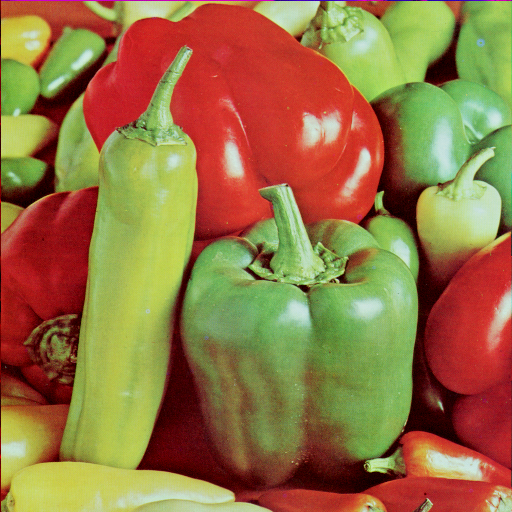
#> input picture data/peppers.tiff, 512 x 512 px
$ jupyter execute image_preprocessing.ipynb   (shell and % lines are left out)
#> lines starting #> are read from the running program, lines starting #| are printed output that depends on the picture
# Image Preprocessing

Dataset source: https://sipi.usc.edu/database/database.php?volume=misc

[cell 1]
from matplotlib import pyplot as plt


def display_cv2_image(img):
    plt.imshow(img, cmap="gray")
    plt.show()

## Loading and converting images

[cell 2]
import cv2

img = cv2.imread("../../data/peppers.tiff")
#> img is the input picture: shape (512, 512, 3); mean B, G, R 66.5, 115.6, 149.8
display_cv2_image(img)

### Converting between color spaces

[cell 3]
rgb_img = cv2.cvtColor(img, cv2.COLOR_BGR2RGB)
display_cv2_image(rgb_img)

[cell 4]
gray_img = cv2.cvtColor(img, cv2.COLOR_BGR2GRAY)
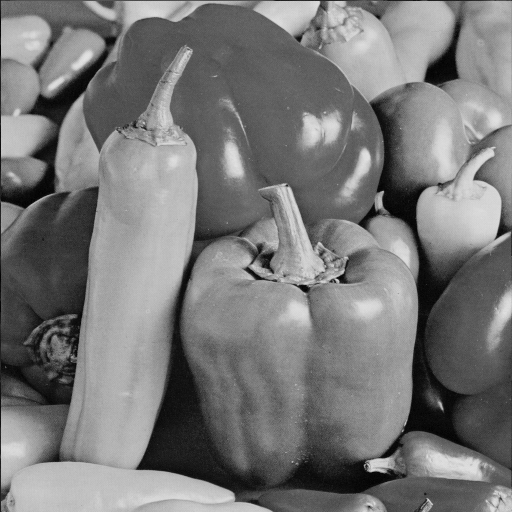
#> gray_img: shape (512, 512); min 0, max 228, mean 120.2
display_cv2_image(gray_img)

## Resizing and cropping images

[cell 5]
resized = cv2.resize(rgb_img, (100, 100))
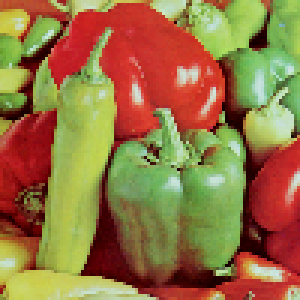
#> resized: shape (100, 100, 3) (shown 3 times larger); mean R, G, B 150.1, 116.1, 66.4
display_cv2_image(resized)

[cell 6]
x1, y1 = 100, 100  # Top-left corner
x2, y2 = 400, 400  # Bottom-right corner

cropped = rgb_img[y1:y2, x1:x2]
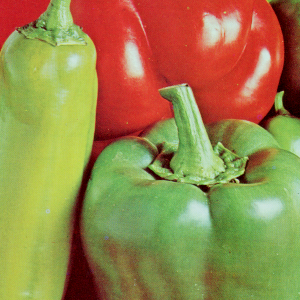
#> cropped: shape (300, 300, 3); mean R, G, B 152.7, 132.9, 74.3
display_cv2_image(cropped)
